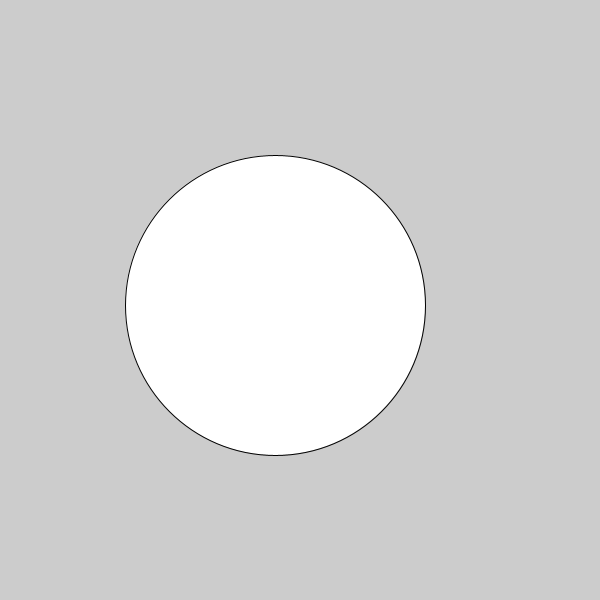
Frame 1 (no input)
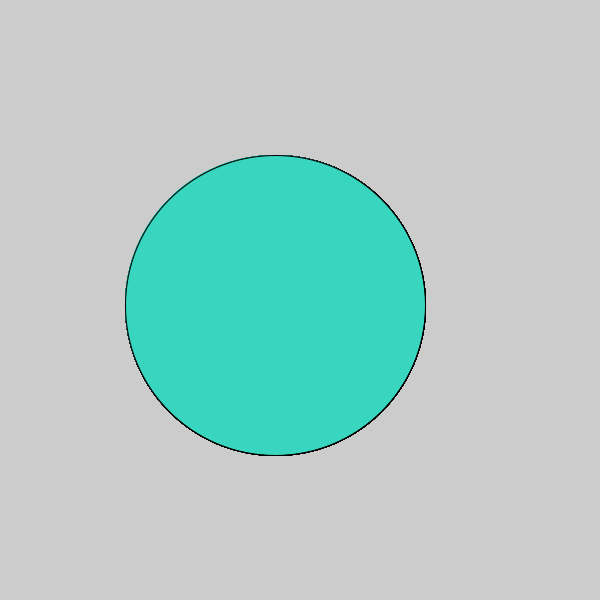
Frame 60 (the mouse pressed at the canvas centre just before this capture)
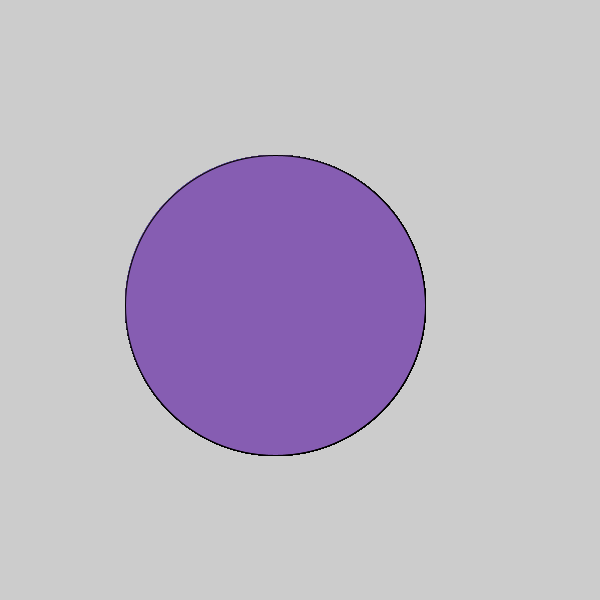
Frame 120 (the mouse held since frame 60 and released just before this capture)

The Processing sketch that drew these frames (run headless with seeded random() and noise(); from frame 60 on, the mouse is pressed at the canvas centre):

// Processing sketch: c_LogicalDot
// ── c_LogicalDot.pde

void setup() {
  
// 1. Set the size of the sketch. Make it 600 pixels square. 
  size(600,600);

}

void draw() {
  
// 2. Draw an ellipse
// Run the program to make sure it works before moving on.
ellipse(275,305,300,300);

// 3. Change the color of the ellipse when the mouse is pressed.
//    Use the following code, but put your colors where indicated
//    Remember to use the   fill()  command to set colors.

if (mousePressed) {
 
   //  put one color here 
   fill(#865DB2);
  
} else {
  fill(#38D6BF);
  
   // put a different color here
  
}  
  
  
  
}
